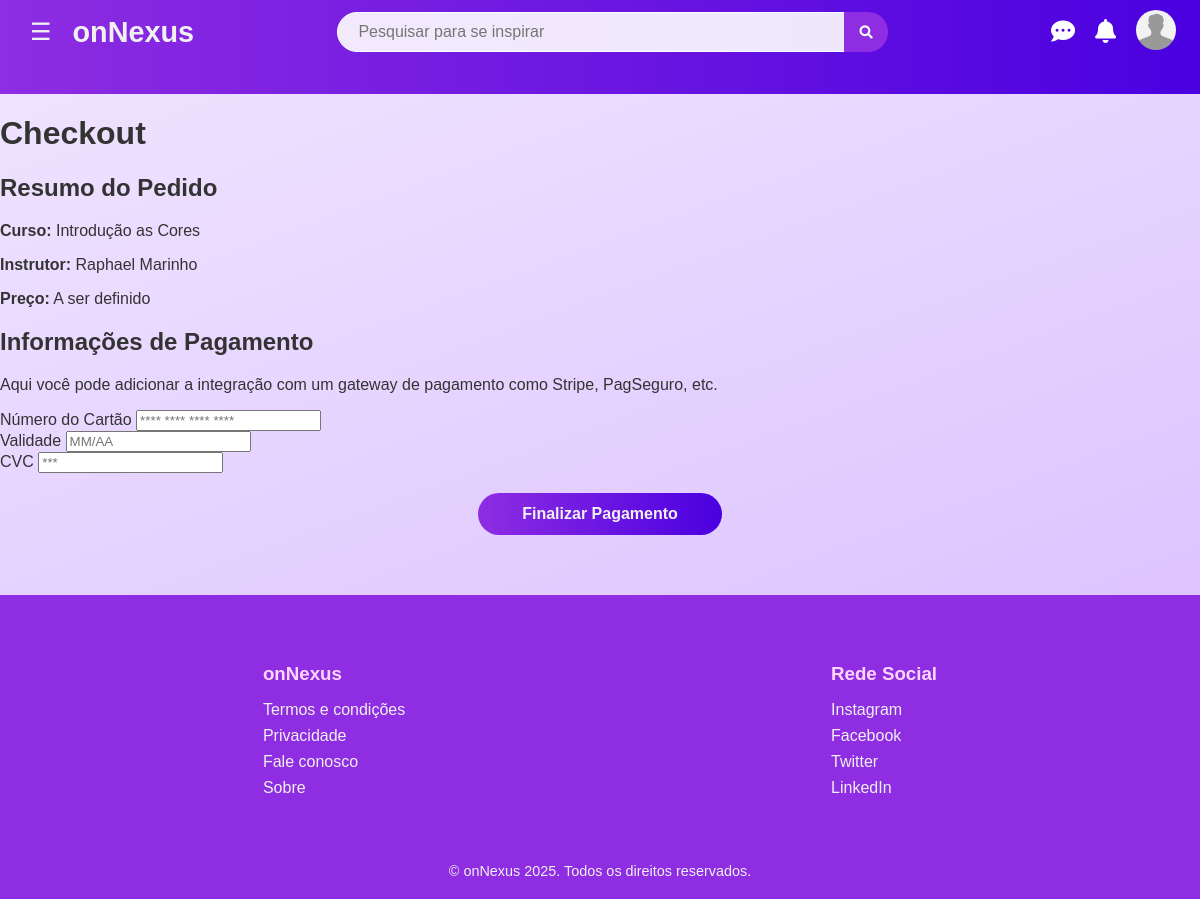
Page /payments/charge/3/ (signed in) on the earlier database version.
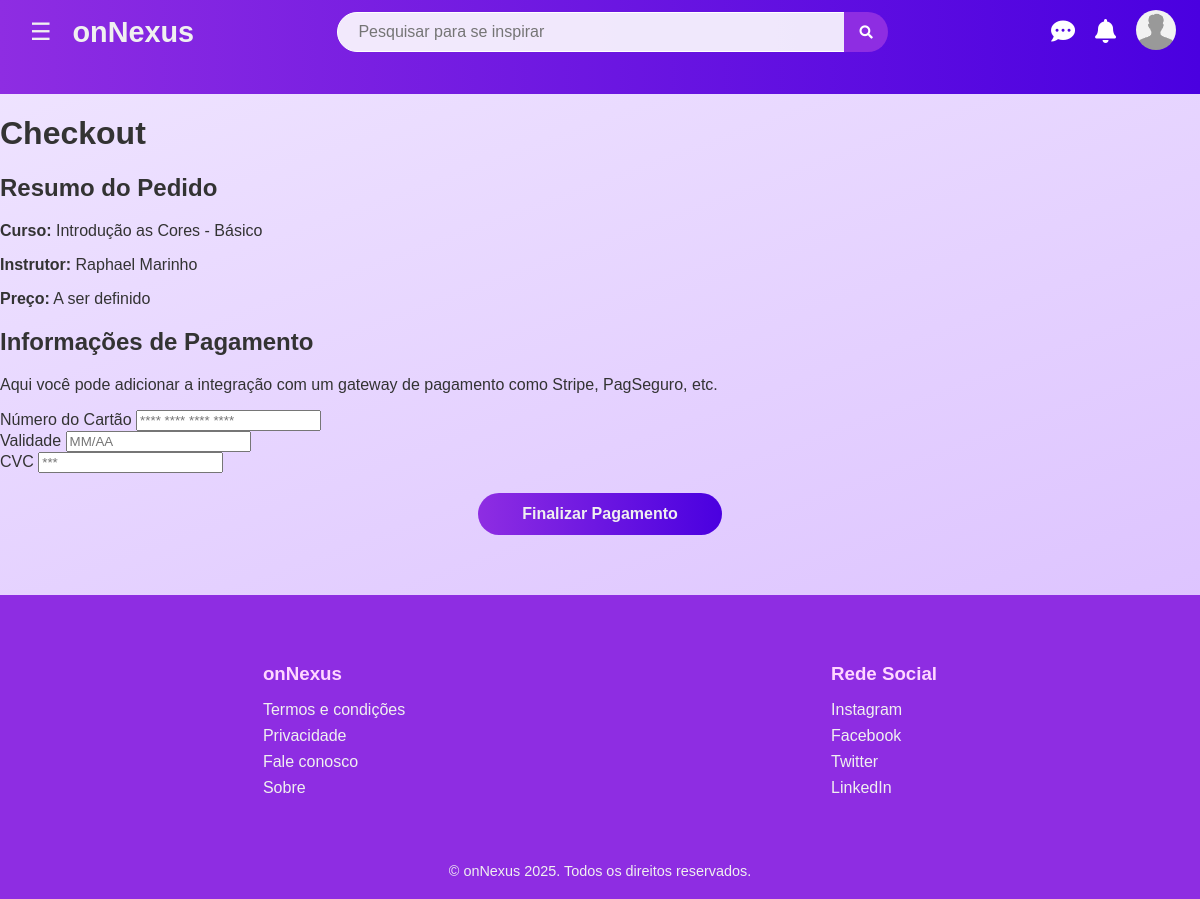
Same page on the later database version.
### courses/models.py (models this page shows, shortened)
class Course(models.Model):
    title = models.CharField(max_length=200)
    subtitle = models.CharField(max_length=200, blank=True, null=True)
    description = models.TextField()
    what_you_will_learn = models.TextField(blank=True, null=True)
    course_format = models.CharField(max_length=100, blank=True, null=True)
    level = models.CharField(max_length=100, blank=True, null=True)
    prerequisites = models.TextField(blank=True, null=True)
    video_thumbnail = models.ImageField(upload_to='thumbnails/')
    instructor = models.ForeignKey(Instructor, on_delete=models.CASCADE, related_name='courses')
    is_buyable = models.BooleanField(default=True)

class Instructor(models.Model):
    name = models.CharField(max_length=100)
    profile_picture = models.ImageField(upload_to='instructors/')
    bio = models.TextField(blank=True, null=True)

### payments/views.py (the view)
# urls.py: path('charge/<int:course_id>/', views.payment_page, name='payment_page'),
@login_required
def payment_page(request, course_id):
    course = get_object_or_404(Course, id=course_id)
    context = {
        'course': course
    }
    return render(request, 'payments/payment.html', context)

### templates/payments/payment.html (shortened to what this page needs)
{% extends 'base.html' %} {% load static %}  {% block content %}
<div class="checkout-container">
  <h1>Checkout</h1>
  <div class="order-summary">
    <h2>Resumo do Pedido</h2>
    <p><strong>Curso:</strong> {{ course.title }}</p>
    <p><strong>Instrutor:</strong> {{ course.instructor.name }}</p>
    <p><strong>Preço:</strong> A ser definido</p>
  </div>
  <div class="payment-info">
    <h2>Informações de Pagamento</h2>
    <p>
      Aqui você pode adicionar a integração com um gateway de pagamento como
      Stripe, PagSeguro, etc.
    </p>
    <form>
      <div class="form-group">
        <label for="card-number">Número do Cartão</label>
        <input type="text" id="card-number" placeholder="**** **** **** ****" />
      </div>
      <div class="form-row">
        <div class="form-group">
          <label for="card-expiry">Validade</label>
          <input type="text" id="card-expiry" placeholder="MM/AA" />
        </div>
        <div class="form-group">
          <label for="card-cvc">CVC</label>
          <input type="text" id="card-cvc" placeholder="***" />
        </div>
      </div>
      <a href="{% url 'courses:course_detail' course.pk %}" class="login2-btn"
        >Finalizar Pagamento</a
      >
    </form>
  </div>
</div>
{% endblock %}

Differences in the rows shown:
changed Course "Raphael Marinho": title "Introdução as Cores" → "Introdução as Cores - Básico"
